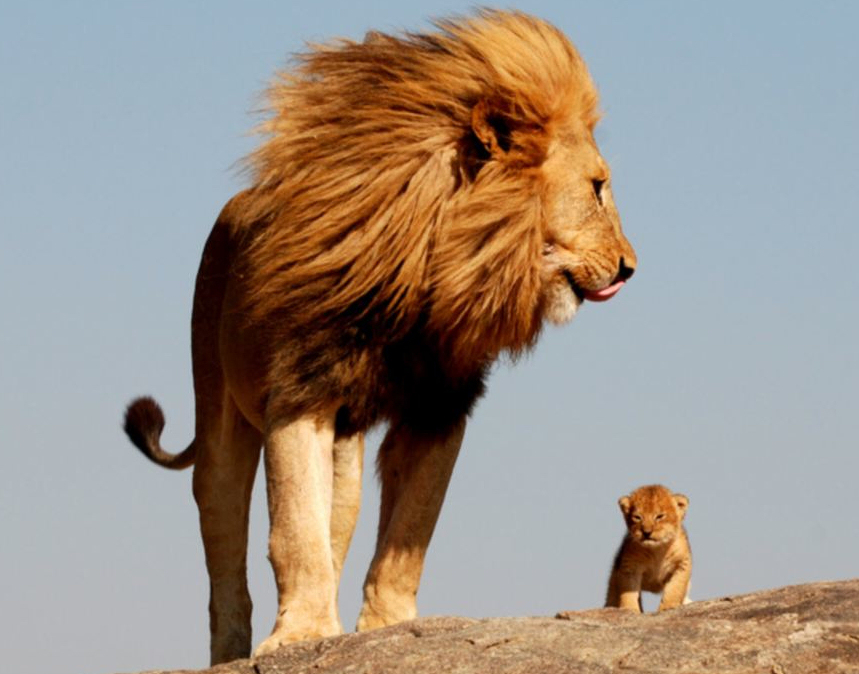
#> input picture test_images/lion.jpg, 859 x 674 px, found by its file name
$ python masking.py
#> lines starting #> are read from the running program, lines starting #| are printed output that depends on the picture; after the words box and inside, x2 and y2 are one past the last pixel; in counts of white or black regions, pixels touching at a corner belong together
### image processing/end.py
import cv2
def close(time_in_ms):
    cv2.waitKey(time_in_ms)
    cv2.destroyAllWindows()

### image processing/masking.py
import cv2
import numpy as np
import end

img=cv2.imread('/home/saujanya/OCR/practice/test_images/lion.jpg')
#> img is the input picture: shape (674, 859, 3); mean B, G, R 135.7, 146.2, 157.9
cv2.imshow('Original',img)

#masking
(h,w,c)=img.shape
#> h = 674; w = 859; c = 3
h1=h//2
#> h1 = 337
w1=w//2
#> w1 = 429
M1=np.zeros(img.shape[:2],dtype="uint8")
M2=np.zeros(img.shape[:2],dtype="uint8")
rect=cv2.rectangle(M1,(w1-100,h1-100),(w1+100,h1+100),255,-1)
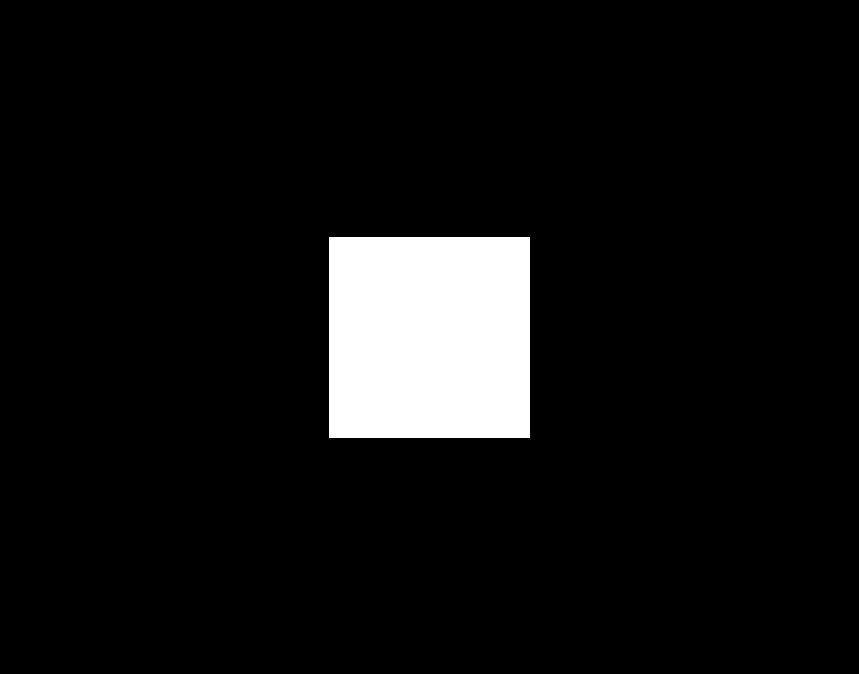
#> M1: shape (674, 859); 7% white; 1 white region, box (x1, y1, x2, y2) and area: (329, 237, 530, 438) 40401
circle=cv2.circle(M2,(w1,h1),200,255,-1)
#> M2: shape (674, 859); 21.7% white; 1 white region, box (x1, y1, x2, y2) and area: (229, 137, 630, 538) 125629
cv2.imshow('Rectangle',rect)
cv2.imshow('Circle',circle)
end.close(0)
mask_rect=cv2.bitwise_and(img,img,mask=rect)
mask_circle=cv2.bitwise_and(img,img,mask=circle)
#crop=mask[h-50:h+50,w-50:w+50]
cv2.imshow('Masked rectangle',mask_rect)
cv2.imshow('Masked circle',mask_circle)
#cv2.imshow('Cropped',crop)
end.close(0)

#splitting and merging
#splitting
(B, G, R)=cv2.split(img)
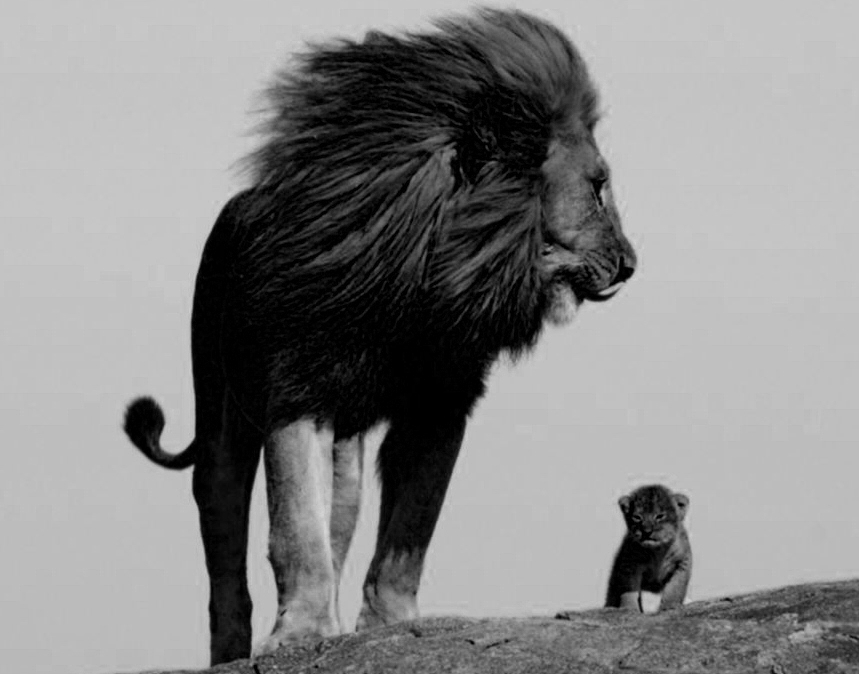
#> B: shape (674, 859); min 0, max 212, mean 135.7
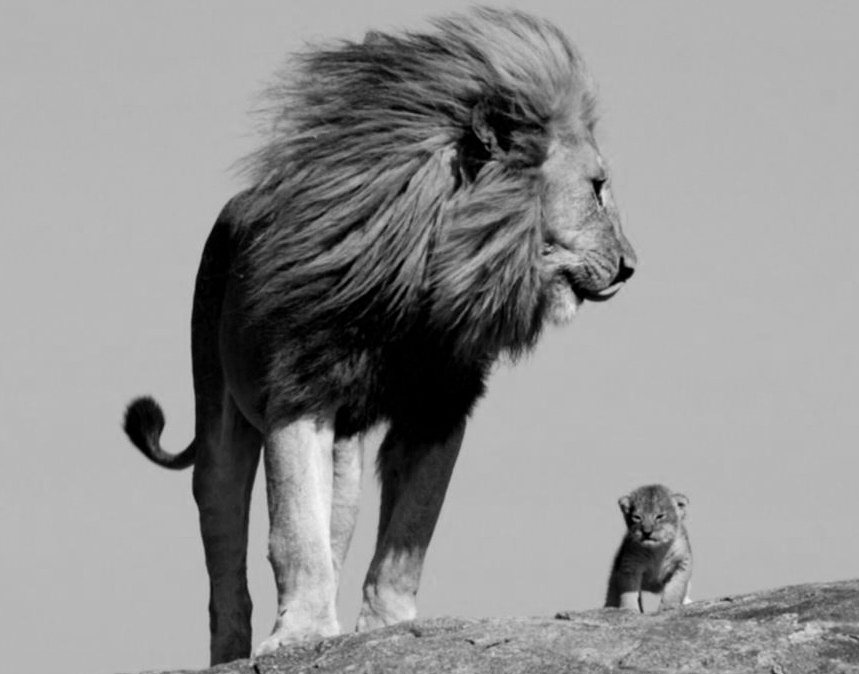
#> G: shape (674, 859); min 0, max 249, mean 146.2
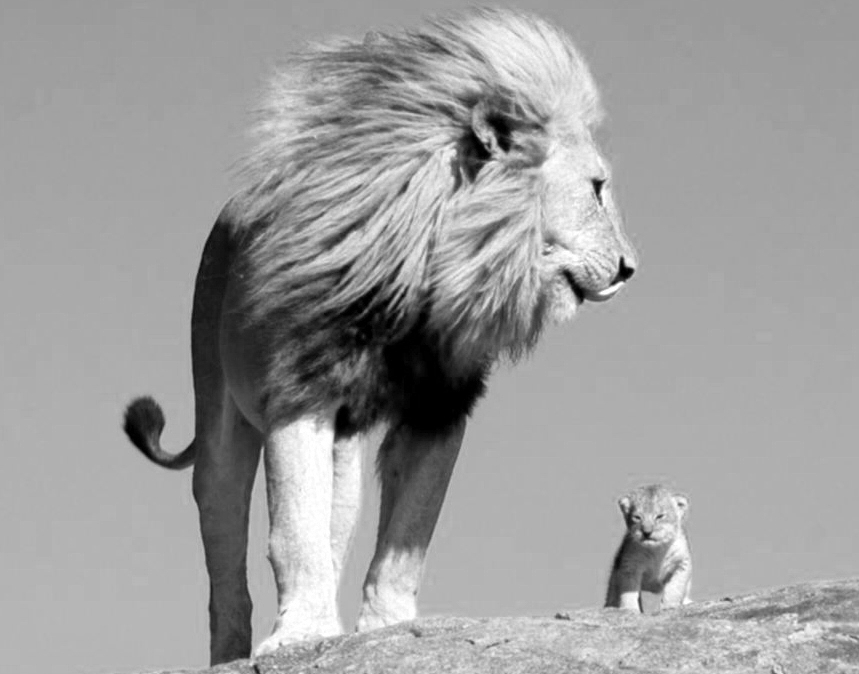
#> R: shape (674, 859); min 0, max 255, mean 157.9
cv2.imshow("Blue",B)
cv2.imshow("Green",G)
cv2.imshow("Red",R)
end.close(0)
#merging
merged=cv2.merge([B,G,R])
cv2.imshow("Merged image",merged)
end.close(0)
#Method 2
zeros=np.zeros(img.shape[:2],dtype="uint8")
B1=cv2.merge([B,zeros,zeros])
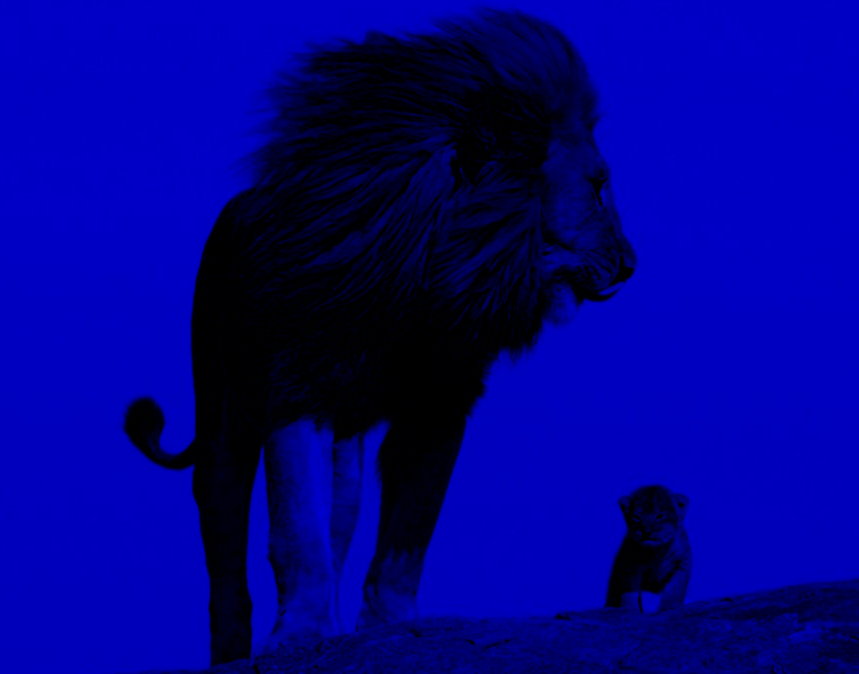
#> B1: shape (674, 859, 3); mean of channels 0, 1, 2 135.7, 0, 0; drawn as B, G, R
G1=cv2.merge([zeros,G,zeros])
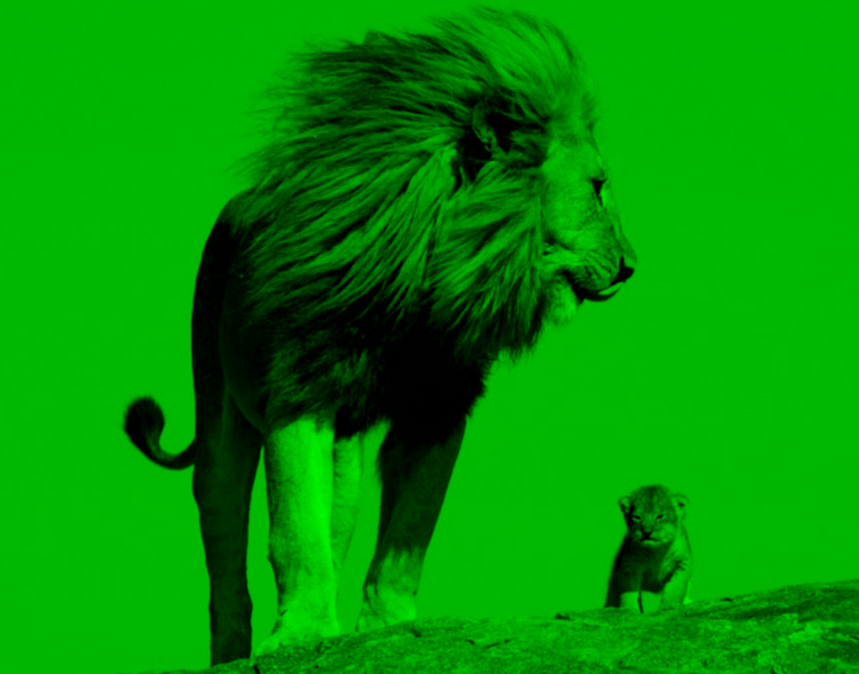
#> G1: shape (674, 859, 3); mean of channels 0, 1, 2 0, 146.2, 0; drawn as B, G, R
R1=cv2.merge([zeros,zeros,R])
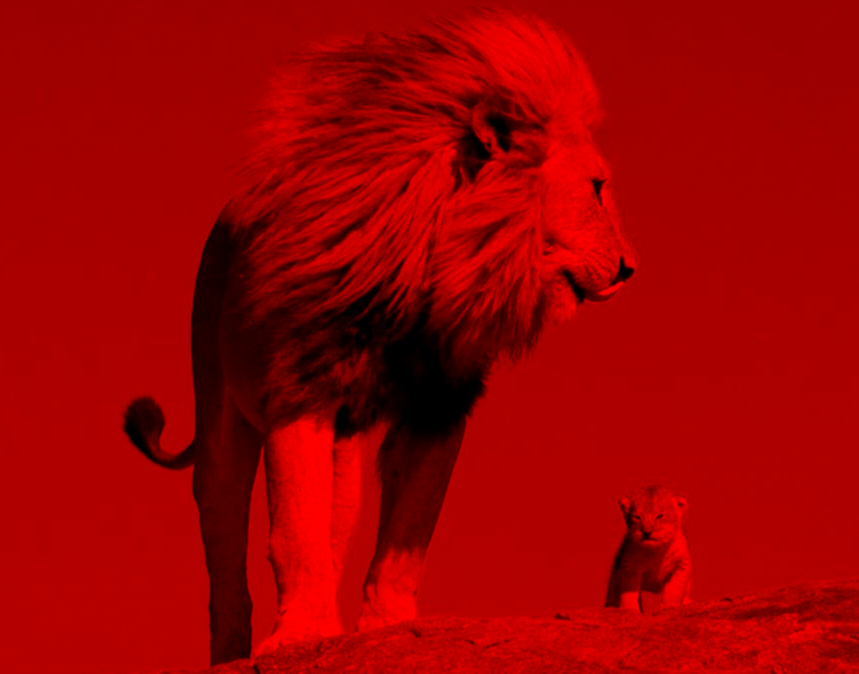
#> R1: shape (674, 859, 3); mean of channels 0, 1, 2 0, 0, 157.9; drawn as B, G, R
cv2.imshow("blue",B1)
end.close(0)
cv2.imshow("Green",G1)
end.close(0)
cv2.imshow("Red",R1)
end.close(0)
